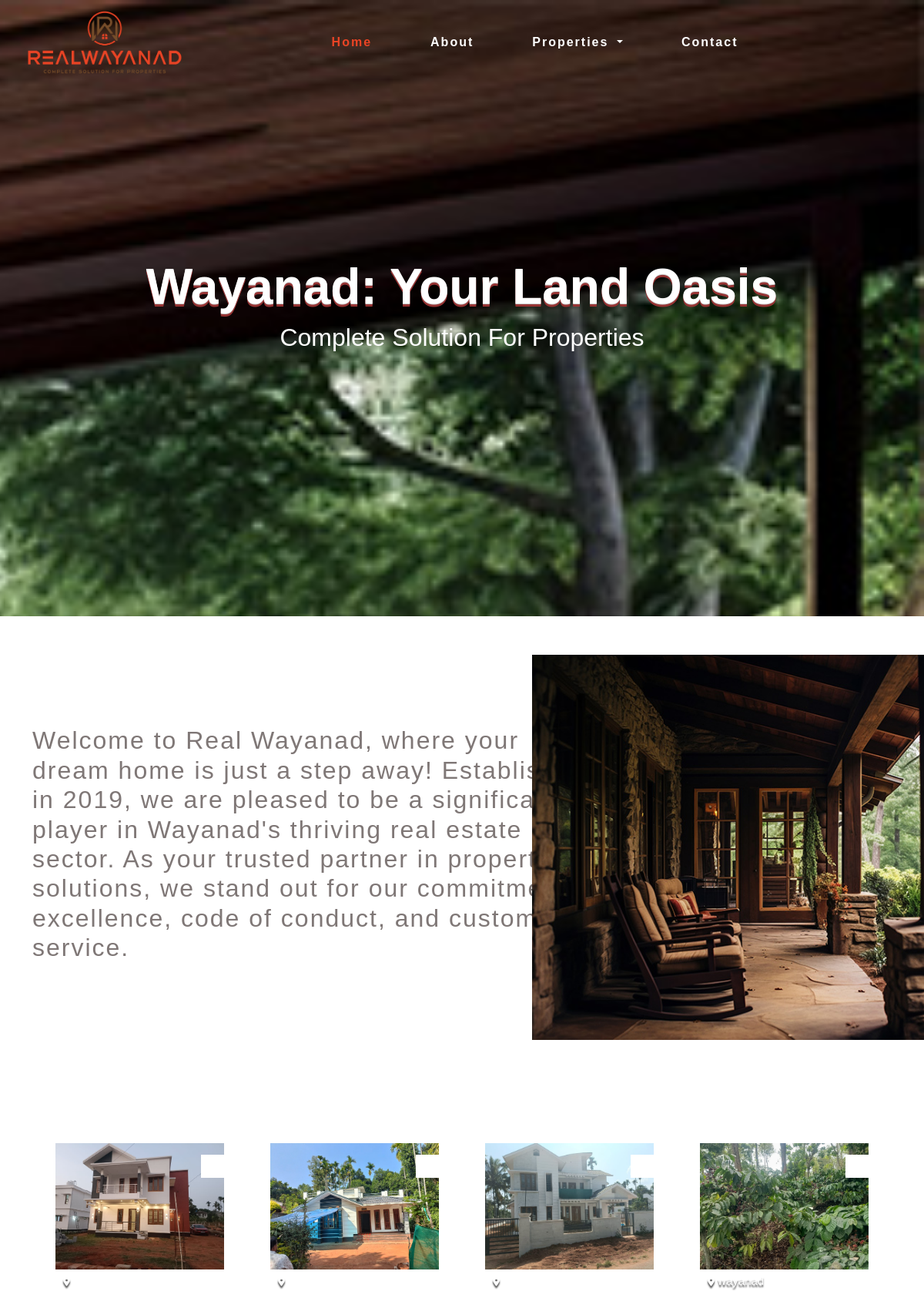
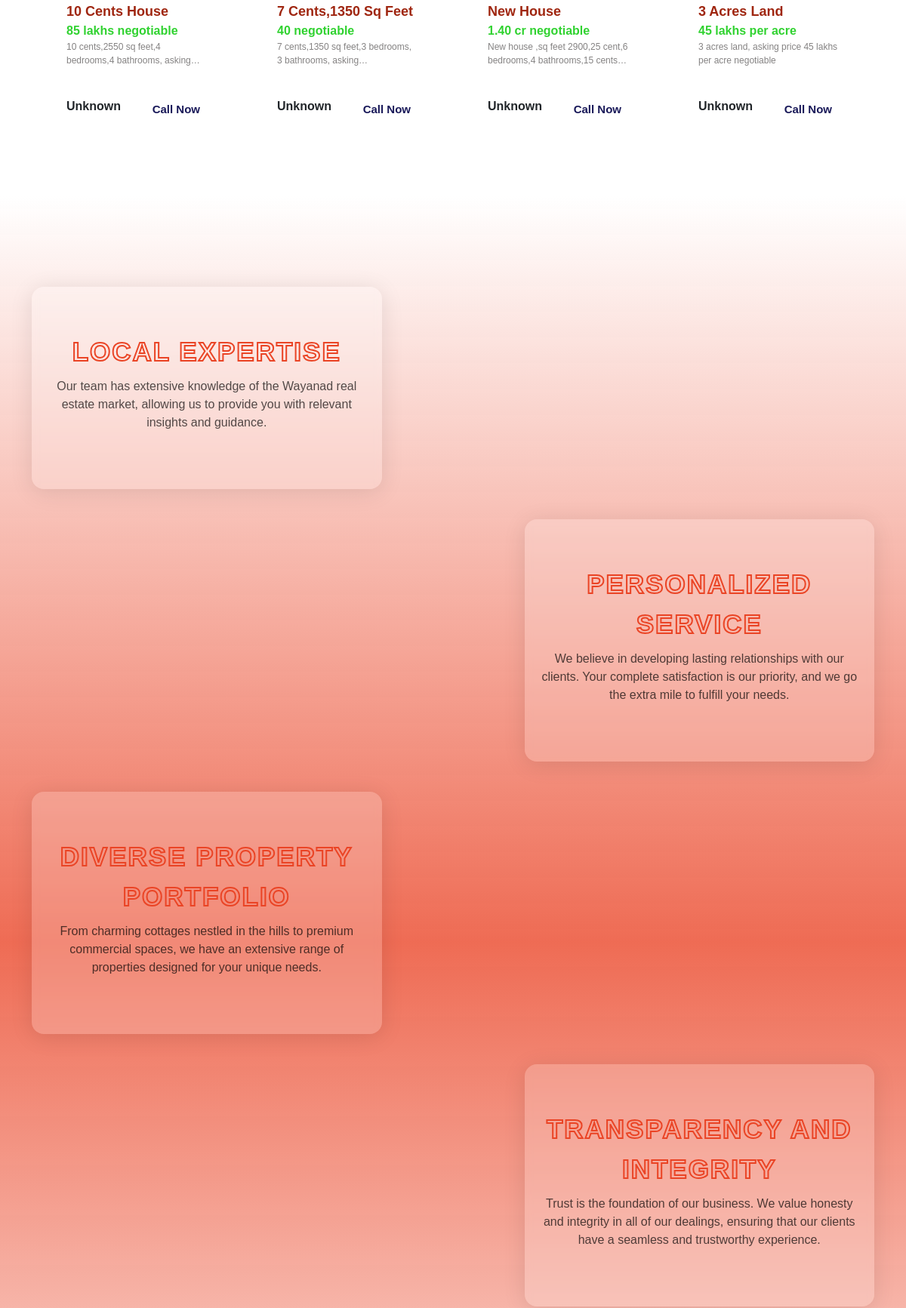
The page / (upper part) on the database its author committed (2 pictures, top to bottom).
### tables this page shows
CREATE TABLE `house` (
  `id` int(11) NOT NULL,
  `images` text NOT NULL,
  `pname` varchar(200) NOT NULL,
  `name` varchar(100) NOT NULL,
  `price` varchar(50) NOT NULL,
  `mail` varchar(100) NOT NULL,
  `place` varchar(100) NOT NULL,
  `url` text NOT NULL,
  `phone` varchar(50) NOT NULL,
  `txt` text NOT NULL
);

CREATE TABLE `small_plot` (
  `id` int(11) NOT NULL,
  `images` text NOT NULL,
  `pname` varchar(200) NOT NULL,
  `name` varchar(100) NOT NULL,
  `price` varchar(50) NOT NULL,
  `mail` varchar(100) NOT NULL,
  `place` varchar(100) NOT NULL,
  `url` text NOT NULL,
  `phone` varchar(50) NOT NULL,
  `txt` text NOT NULL
);

### index.php (the view, shortened to what this page needs)
<!DOCTYPE html>
<html lang="en">
<head>
    <link href="https://cdn.jsdelivr.net/npm/bootstrap@5.0.2/dist/css/bootstrap.min.css" rel="stylesheet">
    <link rel="stylesheet" href="assets/css/style.css">
    <link rel="stylesheet" href="https://cdnjs.cloudflare.com/ajax/libs/font-awesome/6.5.1/css/all.min.css" />
    <link rel="stylesheet" href="https://cdnjs.cloudflare.com/ajax/libs/aos/2.3.4/aos.css" />
</head>
<body>
    <header id="hdr">
        <nav class="navbar navbar-expand-lg navbar-light">
            <div class="container-fluid">
              <a class="navbar-brand" href="home"><img src="assets/img/logo/Realwayanad-LOGO.png" alt="" srcset=""></a>
              <div class="collapse navbar-collapse" id="navbarNavDropdown">
                <ul class="navbar-nav">
                  <li class="nav-item">
                    <a class="nav-link home" aria-current="page" href="home">Home</a>
                  </li>
                  <li class="nav-item">
                    <a class="nav-link" href="about">About</a>
                  </li>
                  <li class="nav-item dropdown">
                    <a class="nav-link dropdown-toggle" href="#" id="navbarDropdownMenuLink" role="button" data-bs-toggle="dropdown" aria-expanded="false">
                      Properties
                    </a>
                  </li>
                  <li class="nav-item">
                    <a class="nav-link" href="contact-us">Contact</a>
                  </li>
                </ul>
              </div>
            </div>
          </nav>
        <div class="banner">
          <div class="container">
            <div class="caption-div">
              <h1>Wayanad: Your Land Oasis</h1>
              <h2>complete solution for properties</h2>
            </div>
          </div>
        </div>
    </header>
    <section class="section-1">
      <div class="container">
        <div class="row">
          <div class="col-md-8">
            <h3 data-aos="fade-up" data-aos-duration="1000">
              Welcome to Real Wayanad, where your dream home is just a step away! Established in 2019, we are pleased to be a significant player in Wayanad's thriving real estate sector. As your trusted partner in property solutions, we stand out for our commitment to excellence, code of conduct, and customized service.
            </h3>
          </div>
        </div>
      </div>
      <img src="assets/img/about/about-bnr-1.jpg"  class="about-img" srcset="">
    </section>
<section class="section-2">
  <div class="container">
    <div class="row card-sliderr">
      <section class="section-1-2 scr-anime logo-sldr col-lg-12 mt-4">
        <section class="property-slider">
        <?php
        include('dashboard/root/db.php');
        ?>
        <?php
        $table ='house';
        $sql ="SELECT * FROM  $table ORDER BY id DESC";
              $result =$mysqli->query($sql);
              if ($result->num_rows > 0) {
                while ($row = $result->fetch_assoc()) {
                $imageFilenames = explode(',', $row['images']);
                $firstImage = trim($imageFilenames[0]);
                $imagePath = "dashboard/gallery/$table/" . $firstImage;
        ?>
        <div class="slide">
          <div class="card" onclick="window.location.href='properties/<?php echo $table; ?>/<?php echo $row['url']; ?>'">
            <div class="img-div"><img src="<?php echo $imagePath; ?>" alt=""> <div class="place"><i class="fa-solid fa-location-dot"></i> <?php echo $row['place']; ?></div></div>
            <div class="card-body">
              <div class="popertie-name"><?php echo $row['pname']; ?></div>
              <div class="price"><?php echo $row['price']; ?></div>
              <p class="description">
              <?php echo strip_tags(limitWords($row['txt'], 50)); ?>
              </p>
              <a href="whatsapp://send?text=Check out this link: <?php echo $table; ?>/<?php echo $row['url']; ?>" target="_blank" rel="noopener noreferrer" class="share"><lord-icon
                src="https://cdn.lordicon.com/boyoxams.json"
                trigger="hover"
                style="width:90%;height:90%">
            </lord-icon></a>
            </div>
            <div class="card-footer">
              <div class="name"><?php echo $row['name']; ?></div>
              <div class="buttons">
                <a href="tel:<?php echo $row['phone']; ?>" class="call">Call Now</a>
              </div>
            </div>
          </div>
        </div>
        <?php
                }
              }
        ?>
        <?php
        $table ='small_plot';
        $sql ="SELECT * FROM  $table ORDER BY id DESC";
              $result =$mysqli->query($sql);
              if ($result->num_rows > 0) {
                while ($row = $result->fetch_assoc()) {
                $imageFilenames = explode(',', $row['images']);
                $firstImage = trim($imageFilenames[0]);
                $imagePath = "dashboard/gallery/$table/" . $firstImage;
        ?>
        <div class="slide">
          <div class="card" onclick="window.location.href='properties/<?php echo $table; ?>/<?php echo $row['url']; ?>'">
            <div class="img-div"><img src="<?php echo $imagePath; ?>" alt=""> <div class="place"><i class="fa-solid fa-location-dot"></i> <?php echo $row['place']; ?></div></div>
            <div class="card-body">
              <div class="popertie-name"><?php echo $row['pname']; ?></div>
              <div class="price"><?php echo $row['price']; ?></div>
              <p class="description">
              <?php echo strip_tags(limitWords($row['txt'], 50)); ?>
              </p>
              <a href="whatsapp://send?text=Check out this link: <?php echo $table; ?>/<?php echo $row['url']; ?>" target="_blank" rel="noopener noreferrer" class="share"><lord-icon
                src="https://cdn.lordicon.com/boyoxams.json"
                trigger="hover"
                style="width:90%;height:90%">
            </lord-icon></a>
            </div>
            <div class="card-footer">
              <div class="name"><?php echo $row['name']; ?></div>
              <div class="buttons">
                <a href="tel:<?php echo $row['phone']; ?>" class="call">Call Now</a>
              </div>
            </div>
          </div>
        </div>
        <?php
                }
              }
        ?>
             </section>
    </section>
    <?php
function limitWords($string, $word_limit) {
    $words = explode(" ", $string);
    return implode(" ", array_splice($words, 0, $word_limit));
}
?>
    </div>
  </div>
</section>
    <section class="section-3">
<div class="container-fluid ">
        <div class="row">
          <div class="col-md-5">
            <div class="card">
              <div class="card-title">Local Expertise</div>
              <p class="card-cnt">Our team has extensive knowledge of the Wayanad real estate market, allowing us to provide you with relevant insights and guidance.</p>
            </div>
          </div>
        </div>
      <div class="row">
        <div class="col-md-5">
          <div class="card">
            <div class="card-title">Personalized Service</div>
            <p class="card-cnt">We believe in developing lasting relationships with our clients. Your complete satisfaction is our priority, and we go the extra mile to fulfill your needs.</p>
          </div>
        </div>
      </div>
      <div class="row">
        <div class="col-md-5">
          <div class="card">
            <div class="card-title">Diverse Property Portfolio</div>
            <p class="card-cnt">From charming cottages nestled in the hills to premium commercial spaces, we have an extensive range of properties designed for your unique needs.</p>
          </div>
        </div>
      </div>
      <div class="row">
        <div class="col-md-5">
          <div class="card">
            <div class="card-title">Transparency and Integrity</div>
            <p class="card-cnt">Trust is the foundation of our business. We value honesty and integrity in all of our dealings, ensuring that our clients have a seamless and trustworthy experience.</p>
          </div>
        </div>
      </div>
    </div>
    </section>
</body>
</html>

### assets/css/style.css (style rules this page uses)
:root { --primary-color:#ea4425; --secondary-color:#764d2a; --light: #ffffff; --dark: #000; }
* { font-family: "Ubuntu", sans-serif; }
.section-1,.section-2,.section-3,.section-4,.section-5,.section-6 { padding: 50px 0; position: relative; }
header .navbar::before { content: ''; position: absolute; width: 100%; height: 100%; background: white; z-index: 0; left: 0; transform: translateY(-100%); transition: 0.5s; }
body { margin: 0; padding: 0; box-sizing: border-box; scroll-behavior: smooth; }

### index.php (style rules this page uses)
.nav-link.home { color: #ea4425 !important; }

### rows shown on the page
house: images (picture), pname "10 Cents House", price "85 lakhs negotiable", txt "10 cents,2550 sq feet,4 bedrooms,4 bathrooms,…", name "Unknown"
house: images (picture), pname "7 Cents,1350 Sq Feet", price "40 negotiable", txt "7 cents,1350 sq feet,3 bedrooms, 3 bathrooms,…", name "Unknown"
house: images (picture), pname "New House", price "1.40 cr negotiable", txt "New house ,sq feet 2900,25 cent,6 bedrooms,4 bathrooms,15…", name "Unknown"
small_plot: place "wayanad", pname "3 Acres Land", price "45 lakhs per acre", txt "3 acres land, asking price 45 lakhs per acre negotiable", name "Unknown"
